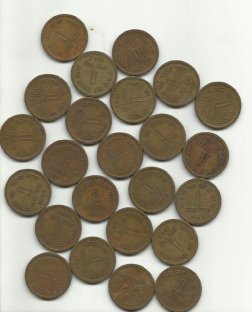
#> input picture python/smart-tools/0.jpg, 252 x 312 px, found by its file name
$ python main.py
#> lines starting #> are read from the running program, lines starting #| are printed output that depends on the picture
# import cv2
import numpy as np
import skimage
import cv2

print(skimage.__version__)

from skimage import util, filters, color


from skimage.segmentation import watershed

# #  Importing NumPy,which is the fundamental package for scientific computing with Python
img = cv2.imread("0.jpg")
#> img is the input picture: shape (312, 252, 3); mean B, G, R 136.3, 153.2, 161.4

edges = filters.sobel(img)
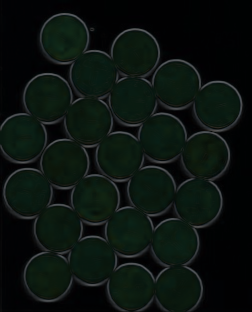
#> edges: shape (312, 252, 3) float64; mean B, G, R 0.0591, 0.0754, 0.0443

grid = util.regular_grid(img.shape, n_points=200)

seeds = np.zeros(img.shape, dtype=int)
seeds[grid] = np.arange(seeds[grid].size).reshape(seeds[grid].shape) + 1
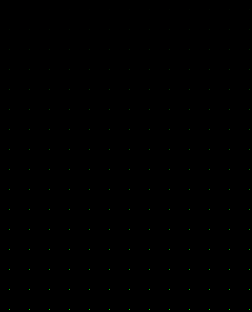
#> seeds: shape (312, 252, 3) int64; mean of channels 0, 1, 2 0, 0.3, 0; drawn as B, G, R

w1 = watershed(edges, seeds, compactness=0.005)
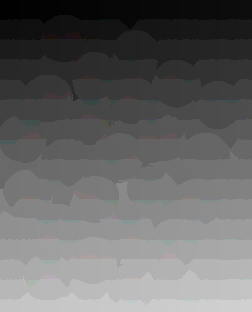
#> w1: shape (312, 252, 3) int64; mean B, G, R 102.1, 102.1, 102.1
w1 = w1[:, :, 0]
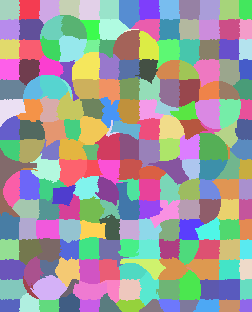
#> w1: shape (312, 252) int64; 208 distinct labels, from 1 to 208; one colour per label, 0 black
# w1 = color.rgb2gray(w1)

labelled = color.label2rgb(w1, img, bg_label=-1)
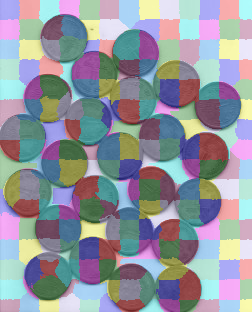
#> labelled: shape (312, 252, 3) float64; mean B, G, R 0.622, 0.586, 0.575

print("w1")
print(w1.shape)
#| (312, 252)
print(w1.dtype)
#| int64
print("img")
print(img.shape)
#| (312, 252, 3)
print(img.dtype)
#| uint8
print("labelled")
print(labelled.shape)
#| (312, 252, 3)
print(labelled.dtype)
#| float64


# # From https://scikit-image.org/docs/stable/auto_examples/segmentation/plot_compact_watershed.html

cv2.imwrite("1.jpg", edges * 255)  # Write the image
cv2.imwrite("2.jpg", w1 * 0.4)  # Write the image
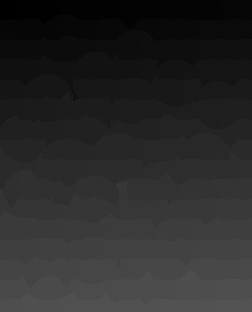
#> saved as 2.jpg: shape (312, 252); min 0, max 83, mean 40.9
cv2.imwrite("3.jpg", seeds)  # Write the image
cv2.imwrite("4.jpg", labelled * 255)

print("Ok")

$ run again, with python/smart-tools/a.jpg copied over python/smart-tools/0.jpg
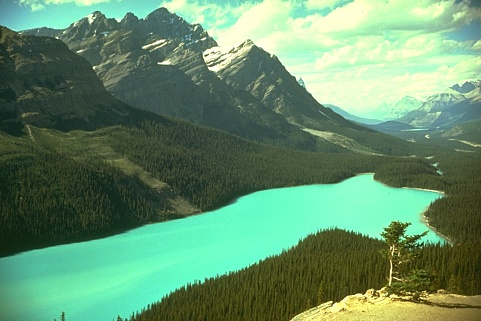
#> input picture python/smart-tools/a.jpg, 481 x 321 px, found by its file name
#> img is the input picture: shape (321, 481, 3); mean B, G, R 108.5, 142.8, 101.2
#> `w1 = w1[:, :, 0]`:
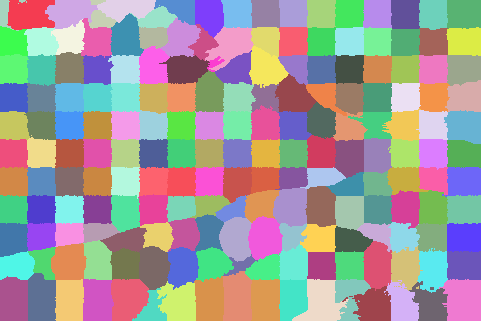
#> w1: shape (321, 481) int64; 187 distinct labels, from 1 to 187; one colour per label, 0 black
#> `labelled = color.label2rgb(w1, img, bg_label=-1)`:
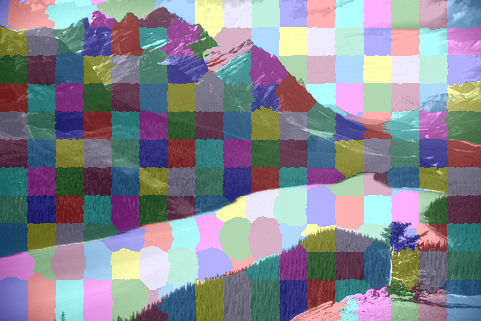
#> labelled: shape (321, 481, 3) float64; mean B, G, R 0.572, 0.529, 0.528
#| (321, 481)
#| int64
#| (321, 481, 3)
#| uint8
#| (321, 481, 3)
#| float64
